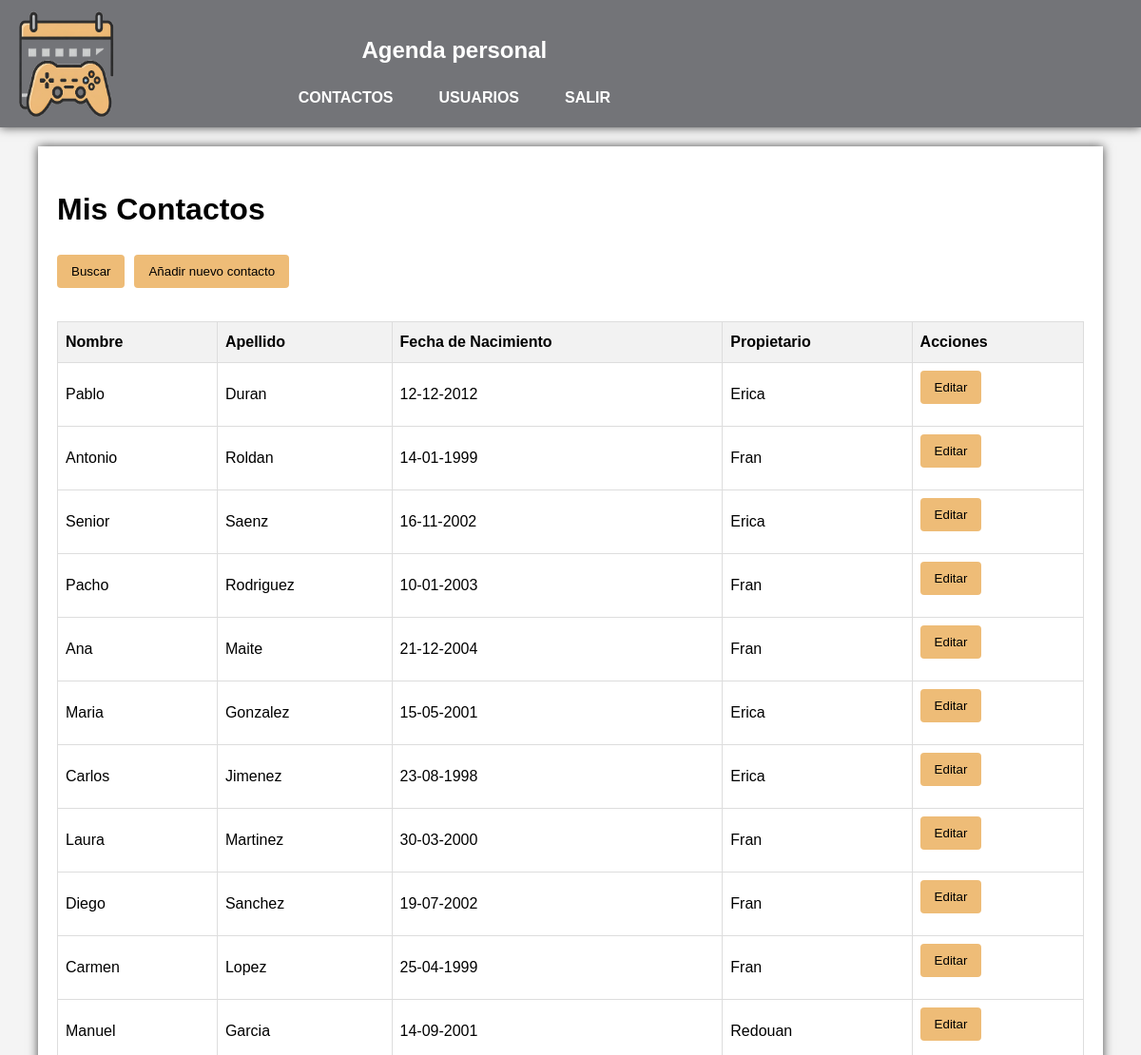
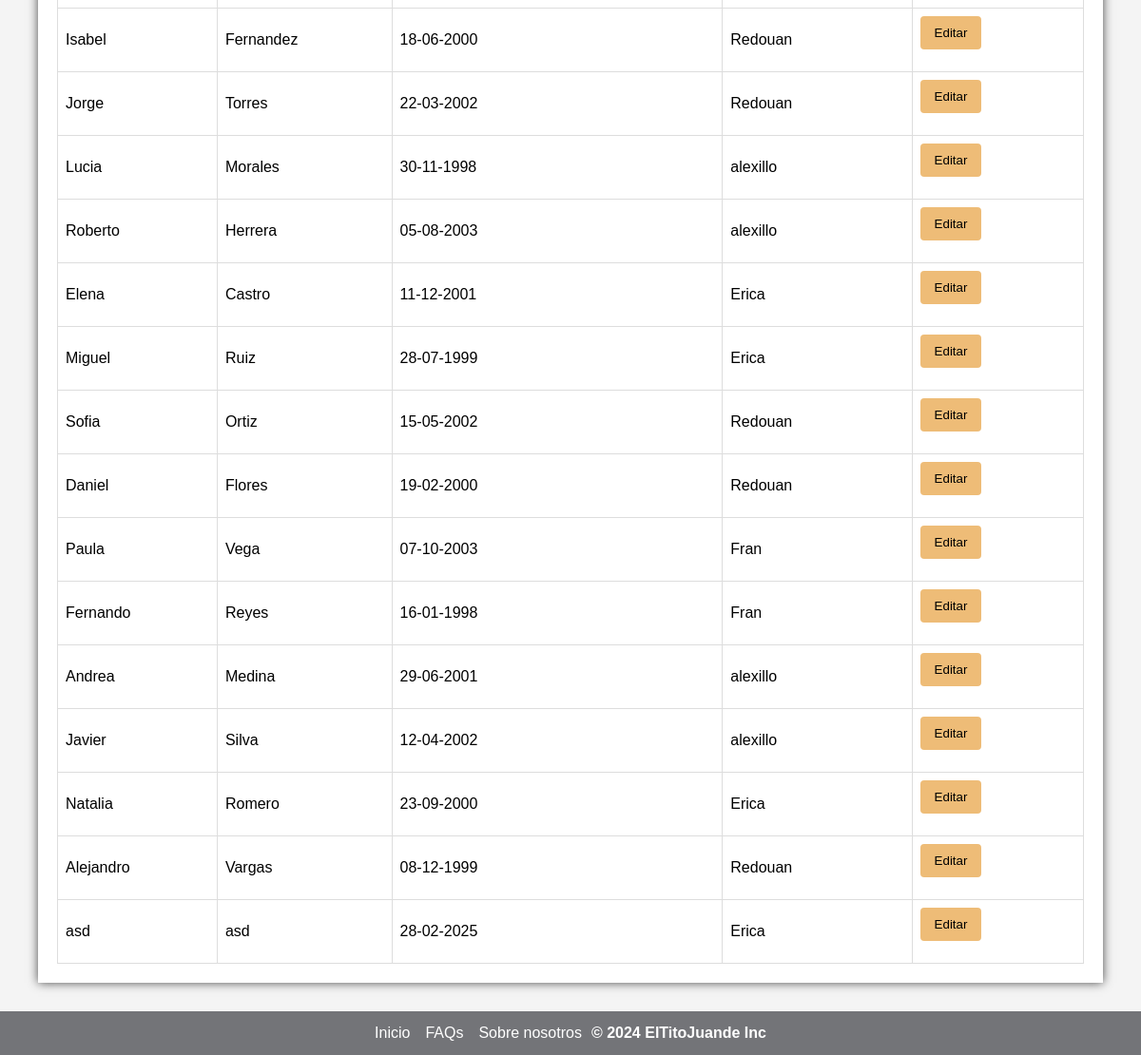
/Controlador/index.php?action=dashboard (signed in), run on the app's committed database (2 pictures, top to bottom).
### tables this page shows
CREATE TABLE `amigos` (
  `id` bigint(20) UNSIGNED NOT NULL,
  `nombre` varchar(100) NOT NULL,
  `apellidos` varchar(100) NOT NULL,
  `fecha_nac` date NOT NULL,
  `usuario` bigint(20) UNSIGNED NOT NULL
);

CREATE TABLE `usuarios` (
  `id` bigint(20) UNSIGNED NOT NULL,
  `nombre` varchar(100) NOT NULL,
  `contrasena` varchar(20) NOT NULL,
  `tipo` set('admin','usuario') NOT NULL DEFAULT 'usuario'
);

### Modelo/Amigo.php (called while the page is built, shortened)
<?php
require_once('../Modelo/class.db.php');
class Amigo {
    private $conn;
    public function __construct() {
        $this->conn = new db();
    }
    public function listarAmigos() {
        $sentencia = "SELECT amigos.id, amigos.nombre, apellidos, fecha_nac, usuarios.nombre FROM amigos, usuarios WHERE amigos.usuario = usuarios.id";
        $stmt = $this->conn->getConn()->prepare($sentencia);
        $stmt->bind_result($id, $nombre, $apellidos, $fecha_nac, $usuario);
        $amigos=array();
        $stmt->execute();
        while ($stmt->fetch()) {
            $fecha_nac = date("d-m-Y", strtotime($fecha_nac));
            $amigos[] = array("id" => $id,"nombre" => $nombre, "apellidos" => $apellidos, "fecha_nac" => $fecha_nac, "usuario" => $usuario);
        }
        return $amigos;
    }
}
?>

### Modelo/class.db.php (called while the page is built, shortened)
<?php
    class db{
        private $conn;
        public function __construct(){
            $this->conn = new mysqli("Localhost", USU_CONN, PSW_CONN, "agenda_final");
        }
        public function getConn() {
            return $this->conn;
        }
    }
?>

### Vista/listaAmigos.php (the view, shortened to what this page needs)
<main>
<?php
if (isset($_SESSION['usuario_id'])) {
    if (strcmp($_SESSION["tipo"], "admin") == 0) {
        ?>
        <!DOCTYPE html>
        <html lang="es">
        <head>
            <link rel="stylesheet" href="../css/style.css">
        </head>
        <body>
            <div class="container">
                <h1>Mis Contactos</h1>
                <div class="botones">
                    <form action="index.php?action=redirigirBuscarAmigoAdmin" method="post">
                         <button type="submit" class="btn">Buscar</button>
                     </form>
                     <form action="index.php?action=redirigirNuevoAmigo" method="post">
                         <button type="submit" class="btn">Añadir nuevo contacto</button>
                     </form>
                </div>
                <table>
                    <thead>
                        <tr>
                            <th>Nombre</th>
                            <th>Apellido</th>
                            <th>Fecha de Nacimiento</th>
                            <th>Propietario</th>
                            <th>Acciones</th>
                        </tr>
                    </thead>
                    <tbody>
                        <?php foreach($amigos as $amigo): ?>
                        <tr>
                            <td><?= $amigo["nombre"] ?></td>
                            <td><?= $amigo["apellidos"] ?></td>
                            <td><?= $amigo["fecha_nac"] ?></td>
                            <td><?= $amigo["usuario"] ?></td>
                            <td>
                            <form action="index.php?action=editarAmigoAdmin" method="post">
                                <input type="submit" class="btn" value="Editar">
                            </form>
                            </td>
                        </tr>
                        <?php endforeach; ?>
                    </tbody>
                </table>
            </div>
        </body>
        </html>
        <?php
    }
}
?>
</main>

### css/style.css (style rules this page uses)
body { font-family: Arial, sans-serif; line-height: 1.6; margin: 0; padding: 0; background-color: #f4f4f4; height: 100vh; display: grid; grid-template-rows: min-content auto min-content; }
main { padding: 20px 0; height: 100%; overflow-y: auto; }
.container { width: 90%; margin: auto; overflow: hidden; padding: 20px; background-color: white; box-shadow: 0 0 10px rgba(0, 0, 0, 0.7); margin-bottom: 50px; }
table { width: 100%; border-collapse: collapse; margin-top: 20px; }
table th, table td { border: 1px solid #ddd; padding: 8px; text-align: left; }
table th { background-color: #f2f2f2; }
form { margin-bottom: 15px; }
.botones { display: flex; }
.btn { display: inline-block; background-color: rgba(238, 188, 119, 1); color: black; padding: 10px 15px; text-decoration: none; border: none; border-radius: 4px; cursor: pointer; margin-right: 10px; }

### data on the page
amigos: nombre "Pablo", apellidos "Duran", fecha_nac "12-12-2012", usuario.nombre "Erica"
amigos: nombre "Antonio", apellidos "Roldan", fecha_nac "14-01-1999", usuario.nombre "Fran"
amigos: nombre "Senior", apellidos "Saenz", fecha_nac "16-11-2002", usuario.nombre "Erica"
amigos: nombre "Pacho", apellidos "Rodriguez", fecha_nac "10-01-2003", usuario.nombre "Fran"
amigos: nombre "Ana", apellidos "Maite", fecha_nac "21-12-2004", usuario.nombre "Fran"
amigos: nombre "Maria", apellidos "Gonzalez", fecha_nac "15-05-2001", usuario.nombre "Erica"
amigos: nombre "Carlos", apellidos "Jimenez", fecha_nac "23-08-1998", usuario.nombre "Erica"
amigos: nombre "Laura", apellidos "Martinez", fecha_nac "30-03-2000", usuario.nombre "Fran"
amigos: nombre "Diego", apellidos "Sanchez", fecha_nac "19-07-2002", usuario.nombre "Fran"
amigos: nombre "Carmen", apellidos "Lopez", fecha_nac "25-04-1999", usuario.nombre "Fran"
amigos: nombre "Manuel", apellidos "Garcia", fecha_nac "14-09-2001", usuario.nombre "Redouan"
amigos: nombre "Isabel", apellidos "Fernandez", fecha_nac "18-06-2000", usuario.nombre "Redouan"
amigos: nombre "Jorge", apellidos "Torres", fecha_nac "22-03-2002", usuario.nombre "Redouan"
amigos: nombre "Lucia", apellidos "Morales", fecha_nac "30-11-1998", usuario.nombre "alexillo"
amigos: nombre "Roberto", apellidos "Herrera", fecha_nac "05-08-2003", usuario.nombre "alexillo"
amigos: nombre "Elena", apellidos "Castro", fecha_nac "11-12-2001", usuario.nombre "Erica"
amigos: nombre "Miguel", apellidos "Ruiz", fecha_nac "28-07-1999", usuario.nombre "Erica"
amigos: nombre "Sofia", apellidos "Ortiz", fecha_nac "15-05-2002", usuario.nombre "Redouan"
amigos: nombre "Daniel", apellidos "Flores", fecha_nac "19-02-2000", usuario.nombre "Redouan"
amigos: nombre "Paula", apellidos "Vega", fecha_nac "07-10-2003", usuario.nombre "Fran"
amigos: nombre "Fernando", apellidos "Reyes", fecha_nac "16-01-1998", usuario.nombre "Fran"
amigos: nombre "Andrea", apellidos "Medina", fecha_nac "29-06-2001", usuario.nombre "alexillo"
amigos: nombre "Javier", apellidos "Silva", fecha_nac "12-04-2002", usuario.nombre "alexillo"
amigos: nombre "Natalia", apellidos "Romero", fecha_nac "23-09-2000", usuario.nombre "Erica"
amigos: nombre "Alejandro", apellidos "Vargas", fecha_nac "08-12-1999", usuario.nombre "Redouan"
amigos: nombre "asd", apellidos "asd", fecha_nac "28-02-2025", usuario.nombre "Erica"
